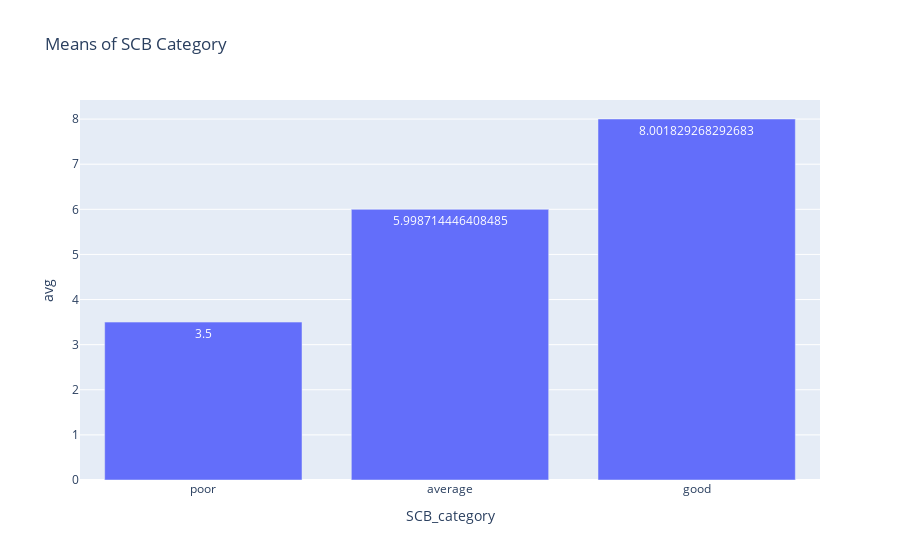

The notebook cell saved with this chart:
### Markdown cell above
### Number of Bridges for each ScourCriticalBridges category

### Code cell
# Plotting the bar chart to show the below bar chart
SCB_count = df.groupby(['SCB_category'])['SCB_category'].count().reset_index(name='counts')
#fig = px.bar(SCB_count, x='SCB_category', y='counts')
SCB_sum = df.groupby(['SCB_category'])['scourCriticalBridges'].sum().reset_index(name='sums')
merged_inner = pd.merge(left=SCB_count, right=SCB_sum, left_on='SCB_category', right_on='SCB_category')
merged_inner['avg']=merged_inner['sums']/merged_inner['counts']
print(merged_inner)
#fig = px.bar(yb_count, x='yb_category', y='counts')
fig = px.bar(merged_inner, x='SCB_category', y='avg',title="Means of SCB Category",text=merged_inner['avg'])
fig.show()

### Figure 1 — Plotly figure (JSON) as saved in the notebook; plotly's stock layout.template omitted (floating-point values rounded to 4 significant figures)
{"data": [{"alignmentgroup": "True", "hovertemplate": "SCB_category=%{x}<br>avg=%{text}<extra></extra>", "legendgroup": "", "marker": {"color": "#636efa", "pattern": {"shape": ""}}, "name": "", "offsetgroup": "", "orientation": "v", "showlegend": false, "text": [3.5, 5.999, 8.002], "textposition": "auto", "type": "bar", "x": ["poor", "average", "good"], "xaxis": "x", "y": [3.5, 5.999, 8.002], "yaxis": "y"}], "layout": {"barmode": "relative", "legend": {"tracegroupgap": 0}, "title": {"text": "Means of SCB Category"}, "xaxis": {"anchor": "y", "domain": [0, 1], "title": {"text": "SCB_category"}}, "yaxis": {"anchor": "x", "domain": [0, 1], "title": {"text": "avg"}}}}
